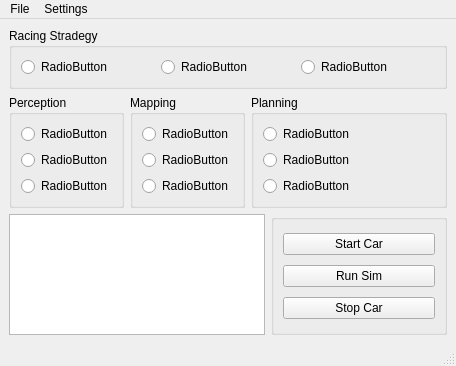
<?xml version="1.0" encoding="UTF-8"?>
<ui version="4.0">
 <class>MainWindow</class>
 <widget class="QMainWindow" name="MainWindow">
  <property name="geometry">
   <rect>
    <x>0</x>
    <y>0</y>
    <width>456</width>
    <height>366</height>
   </rect>
  </property>
  <property name="windowTitle">
   <string>RosLauncher</string>
  </property>
  <widget class="QWidget" name="centralwidget">
   <layout class="QGridLayout" name="gridLayout" rowstretch="0,2,0">
    <item row="1" column="0">
     <widget class="QGroupBox" name="perceptionBox">
      <property name="title">
       <string>Perception</string>
      </property>
      <layout class="QFormLayout" name="formLayout_2">
       <item row="0" column="0">
        <widget class="QRadioButton" name="radioButton_3">
         <property name="text">
          <string>RadioButton</string>
         </property>
        </widget>
       </item>
       <item row="1" column="0">
        <widget class="QRadioButton" name="radioButton_4">
         <property name="text">
          <string>RadioButton</string>
         </property>
        </widget>
       </item>
       <item row="2" column="0">
        <widget class="QRadioButton" name="radioButton_5">
         <property name="text">
          <string>RadioButton</string>
         </property>
        </widget>
       </item>
      </layout>
     </widget>
    </item>
    <item row="1" column="1">
     <widget class="QGroupBox" name="mappingBox">
      <property name="title">
       <string>Mapping</string>
      </property>
      <layout class="QFormLayout" name="formLayout_5">
       <item row="0" column="0">
        <widget class="QRadioButton" name="radioButton_6">
         <property name="text">
          <string>RadioButton</string>
         </property>
        </widget>
       </item>
       <item row="1" column="0">
        <widget class="QRadioButton" name="radioButton_7">
         <property name="text">
          <string>RadioButton</string>
         </property>
        </widget>
       </item>
       <item row="2" column="0">
        <widget class="QRadioButton" name="radioButton_8">
         <property name="text">
          <string>RadioButton</string>
         </property>
        </widget>
       </item>
      </layout>
     </widget>
    </item>
    <item row="1" column="2" colspan="2">
     <widget class="QGroupBox" name="planningBox">
      <property name="title">
       <string>Planning</string>
      </property>
      <layout class="QFormLayout" name="formLayout">
       <item row="0" column="0">
        <widget class="QRadioButton" name="radioButton_9">
         <property name="text">
          <string>RadioButton</string>
         </property>
        </widget>
       </item>
       <item row="1" column="0">
        <widget class="QRadioButton" name="radioButton_10">
         <property name="text">
          <string>RadioButton</string>
         </property>
        </widget>
       </item>
       <item row="2" column="0">
        <widget class="QRadioButton" name="radioButton_11">
         <property name="text">
          <string>RadioButton</string>
         </property>
        </widget>
       </item>
      </layout>
     </widget>
    </item>
    <item row="2" column="0" colspan="3">
     <widget class="QTextBrowser" name="Console">
      <property name="sizePolicy">
       <sizepolicy hsizetype="Preferred" vsizetype="Preferred">
        <horstretch>0</horstretch>
        <verstretch>0</verstretch>
       </sizepolicy>
      </property>
     </widget>
    </item>
    <item row="2" column="3">
     <widget class="QGroupBox" name="groupBox">
      <property name="sizePolicy">
       <sizepolicy hsizetype="Expanding" vsizetype="Expanding">
        <horstretch>0</horstretch>
        <verstretch>0</verstretch>
       </sizepolicy>
      </property>
      <property name="flat">
       <bool>false</bool>
      </property>
      <layout class="QVBoxLayout" name="verticalLayout">
       <item>
        <widget class="QPushButton" name="StartCarBttn">
         <property name="sizePolicy">
          <sizepolicy hsizetype="Minimum" vsizetype="Fixed">
           <horstretch>1</horstretch>
           <verstretch>1</verstretch>
          </sizepolicy>
         </property>
         <property name="text">
          <string>Start Car</string>
         </property>
        </widget>
       </item>
       <item>
        <widget class="QPushButton" name="runSimBttn">
         <property name="text">
          <string>Run Sim</string>
         </property>
        </widget>
       </item>
       <item>
        <widget class="QPushButton" name="stopCarBttn">
         <property name="text">
          <string>Stop Car</string>
         </property>
        </widget>
       </item>
      </layout>
     </widget>
    </item>
    <item row="0" column="0" colspan="4">
     <widget class="QGroupBox" name="racingStratBox">
      <property name="title">
       <string>Racing Stradegy</string>
      </property>
      <layout class="QGridLayout" name="gridLayout_2">
       <item row="0" column="1">
        <widget class="QRadioButton" name="radioButton_1">
         <property name="text">
          <string>RadioButton</string>
         </property>
        </widget>
       </item>
       <item row="0" column="0">
        <widget class="QRadioButton" name="radioButton_0">
         <property name="text">
          <string>RadioButton</string>
         </property>
        </widget>
       </item>
       <item row="0" column="2">
        <widget class="QRadioButton" name="radioButton_2">
         <property name="text">
          <string>RadioButton</string>
         </property>
        </widget>
       </item>
      </layout>
     </widget>
    </item>
   </layout>
  </widget>
  <widget class="QMenuBar" name="menubar">
   <property name="geometry">
    <rect>
     <x>0</x>
     <y>0</y>
     <width>456</width>
     <height>22</height>
    </rect>
   </property>
   <widget class="QMenu" name="menuFile">
    <property name="title">
     <string>File</string>
    </property>
    <addaction name="actionSelect_Profile"/>
   </widget>
   <widget class="QMenu" name="menuSettings">
    <property name="title">
     <string>Settings</string>
    </property>
    <addaction name="actionClear_Config"/>
   </widget>
   <addaction name="menuFile"/>
   <addaction name="menuSettings"/>
  </widget>
  <widget class="QStatusBar" name="statusbar"/>
  <action name="actionSelect_Profile">
   <property name="text">
    <string>Select Profile</string>
   </property>
  </action>
  <action name="actionClear_Config">
   <property name="text">
    <string>Clear Config</string>
   </property>
  </action>
 </widget>
 <resources/>
 <connections/>
</ui>
